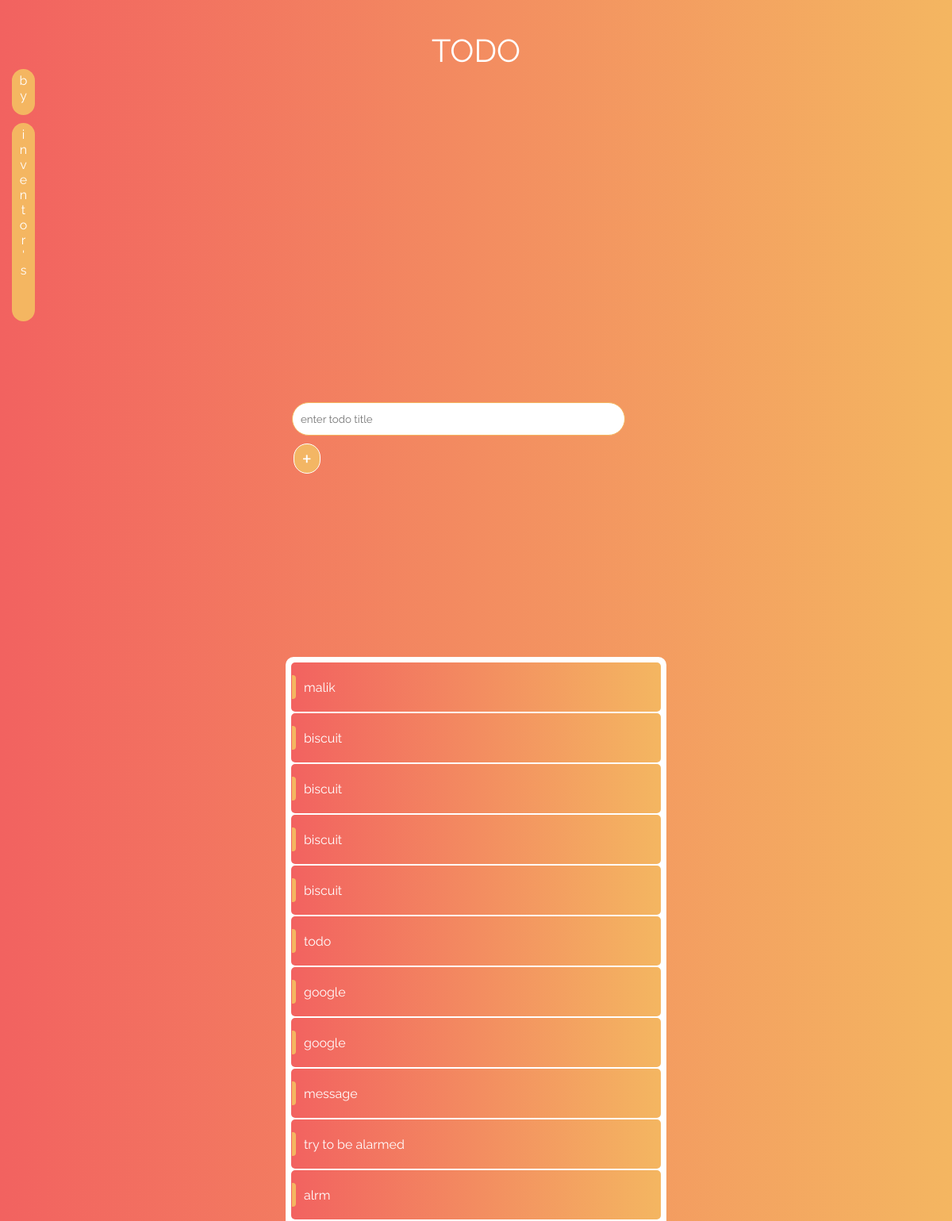
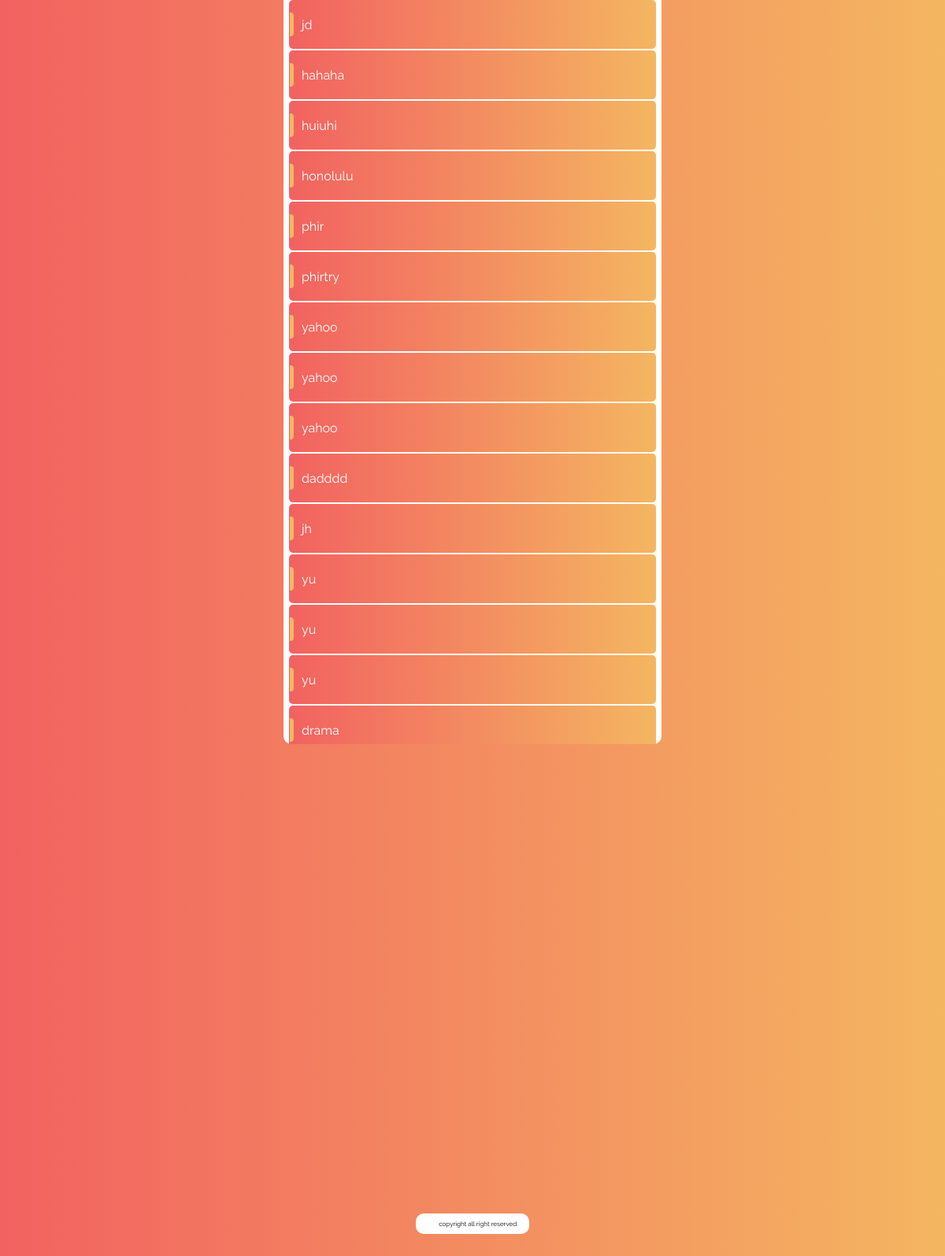
The page / on the database its author committed (2 pictures, top to bottom).
### tables this page shows
CREATE TABLE todo_tasks(id INTEGER PRIMARY KEY AUTOINCREMENT, title TEXT, status TEXT);

### index.py (the view)
@app.route('/')
def index():
	conn = sqlite3.connect('todo.db')
	c = conn.cursor()
	c.execute('SELECT * FROM todo_tasks')
	todos = c.fetchall()
	return render_template('index.html', todos = todos)

### templates/index.html (shortened to what this page needs)
<!DOCTYPE html>
<html>
<head>
</head>
<body>
	<div id="container">
		<p id="header">TODO</p>
		<p id="txtBy">by</p>
		<p id="txtSaylani">inventor's</p>
		<div id="addTodoArea">
			<form>
				<input id="titleInput" type="text" name="title" placeholder="enter todo title">
				<input id="btnAdd" type="submit" value="+">
			</form>
		</div>
		<div id="contentArea">
			<div id="tableArea">
				<div>
					<table>
							{% for todo in todos %}
							<div>
								<tr>
									<td id = "list_item">
										<div id = "left_item"> </div>
										<p>{{ todo[1] }}</p>
									</td>
								</tr>
							</div>
							{% endfor %}
					</table>
				</div>
			</div>
		</div>
		<div id="footer"><p>copyright all right reserved.</p></div>
	</div>
</body>
</html>

### templates/index.html (style rules this page uses)
html, body, #container { width: 100%; height: 100%; margin: 0 auto; background: linear-gradient(-90deg, #F4B661, #F26260); font-family: 'Raleway', sans-serif; animation: fadeIn; animation-duration: 0.5s; }
#header { font-size: 40px; width: 100%; text-align: center; margin: 0 auto; padding-top: 40px; color: #fff; }
#addTodoArea { width: 40%; left: 30%; top: 15%; position: absolute; }
#contentArea { width: 40%; height: 50%; background: #ffffff; border-radius: 10px; top: 25%; left: 30%; position: absolute; overflow-y: scroll; -webkit-overflow-scrolling: touch; }
#btnAdd { background: #F3B664; border: 1px solid #fff; border-radius: 50px; width: 7%; height: 38px; color: #FFF; float: left; margin: 10px; font-size: 30px; outline: none; font-family: 'Raleway', sans-serif; cursor: pointer; }
#titleInput { margin-top: 10px; margin-left: 8px; background: #fff; float: left; border: 1px solid #F4B661; border-radius: 40px; padding: 10px; width: 83%; height: 20px; outline: none; font-family: 'Raleway', sans-serif; }
table { width: 100%; color: #FFFFFF; }
p { margin-left: 15px; }
#list_item { height: 60px; background: linear-gradient(-90deg, #F4B661, #F26260); border-radius: 5px; box-shadow: 1px #F3B664; }
#left_item { float: left; height: 30px; margin-top: 10px; background: #F4B661; border-radius: 0px 4px 4px 0px; width: 5px; float: left; }
#tableArea { padding: 5px; }
#footer { text-align: center; font-size: 8px; width: 12%; background: #ffffff; border-radius: 10px; top: 93%; left: 44%; position: absolute; }
#txtBy { color: #FFF; height: 6%; background: #F4B661; writing-mode: vertical-lr; text-orientation: upright; border-radius: 20px; padding: 5px; }
#txtSaylani { color: #FFF; height: 30%; margin-top: 10px; background: #F4B661; writing-mode: vertical-lr; text-orientation: upright; border-radius: 20px; padding: 5px; }

### rows shown on the page
todo_tasks: title "malik"
todo_tasks: title "biscuit"
todo_tasks: title "biscuit"
todo_tasks: title "biscuit"
todo_tasks: title "biscuit"
todo_tasks: title "todo"
todo_tasks: title "google"
todo_tasks: title "google"
todo_tasks: title "message"
todo_tasks: title "try to be alarmed"
todo_tasks: title "alrm"
todo_tasks: title "jd"
todo_tasks: title "hahaha"
todo_tasks: title "huiuhi"
todo_tasks: title "honolulu"
todo_tasks: title "phir"
todo_tasks: title "phirtry"
todo_tasks: title "yahoo"
todo_tasks: title "yahoo"
todo_tasks: title "yahoo"
todo_tasks: title "dadddd"
todo_tasks: title "jh"
todo_tasks: title "yu"
todo_tasks: title "yu"
todo_tasks: title "yu"
todo_tasks: title "drama"
